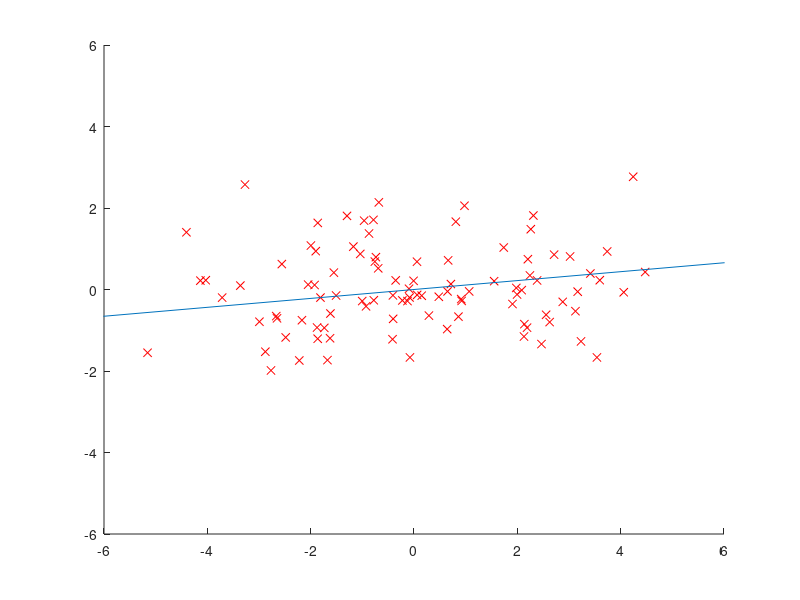

This figure's MATLAB source:
n = 100;
x = [2 * randn(n, 1) randn(n, 1)];
%x = [2 * randn(n, 1) 2 * round(randn(n, 1)) - 1 + randn(n, 1) / 3];
x = x - repmat(mean(x), n, 1);
[t, v] = eigs(x' * x, 1);
figure(1); clf; hold on; axis([-6 6 -6 6])
plot(x(:, 1), x(:, 2), 'rx');
plot(9 * [-t(1) t(1)], 9 * [-t(2) t(2)]);